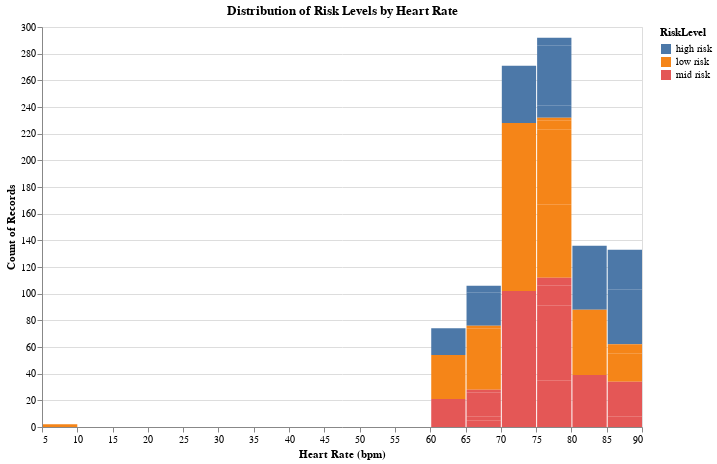

Notebook cell for this chart:
### Markdown cell above
####Heart Rate

### Code cell
alt.Chart(maternalHealthRisk_dataset).mark_bar().encode(
    x=alt.X('HeartRate:Q', bin=alt.Bin(maxbins=20), title="Heart Rate (bpm)"),
    y='count():Q',
    color='RiskLevel:N',
    tooltip=['HeartRate', 'RiskLevel', 'count()']
).properties(
    title='Distribution of Risk Levels by Heart Rate',
    width=600,
    height=400
)

### Figure 1 — Vega-Lite specification as saved in the notebook (floating-point values rounded to 4 significant figures; data arrays with more than 128 entries replaced by an {"elided": "..."} marker saying what was removed)
{"config": {"view": {"continuousWidth": 300, "continuousHeight": 300}}, "data": {"name": "data-784c568b4ac4db9d3b795a26b020cf7e"}, "mark": {"type": "bar"}, "encoding": {"color": {"field": "RiskLevel", "type": "nominal"}, "tooltip": [{"field": "HeartRate", "type": "quantitative"}, {"field": "RiskLevel", "type": "nominal"}, {"aggregate": "count", "type": "quantitative"}], "x": {"bin": {"maxbins": 20}, "field": "HeartRate", "title": "Heart Rate (bpm)", "type": "quantitative"}, "y": {"aggregate": "count", "type": "quantitative"}}, "height": 400, "title": "Distribution of Risk Levels by Heart Rate", "width": 600, "$schema": "https://vega.github.io/schema/vega-lite/v5.20.1.json", "datasets": {"data-784c568b4ac4db9d3b795a26b020cf7e": {"elided": "1014 records"}}}
